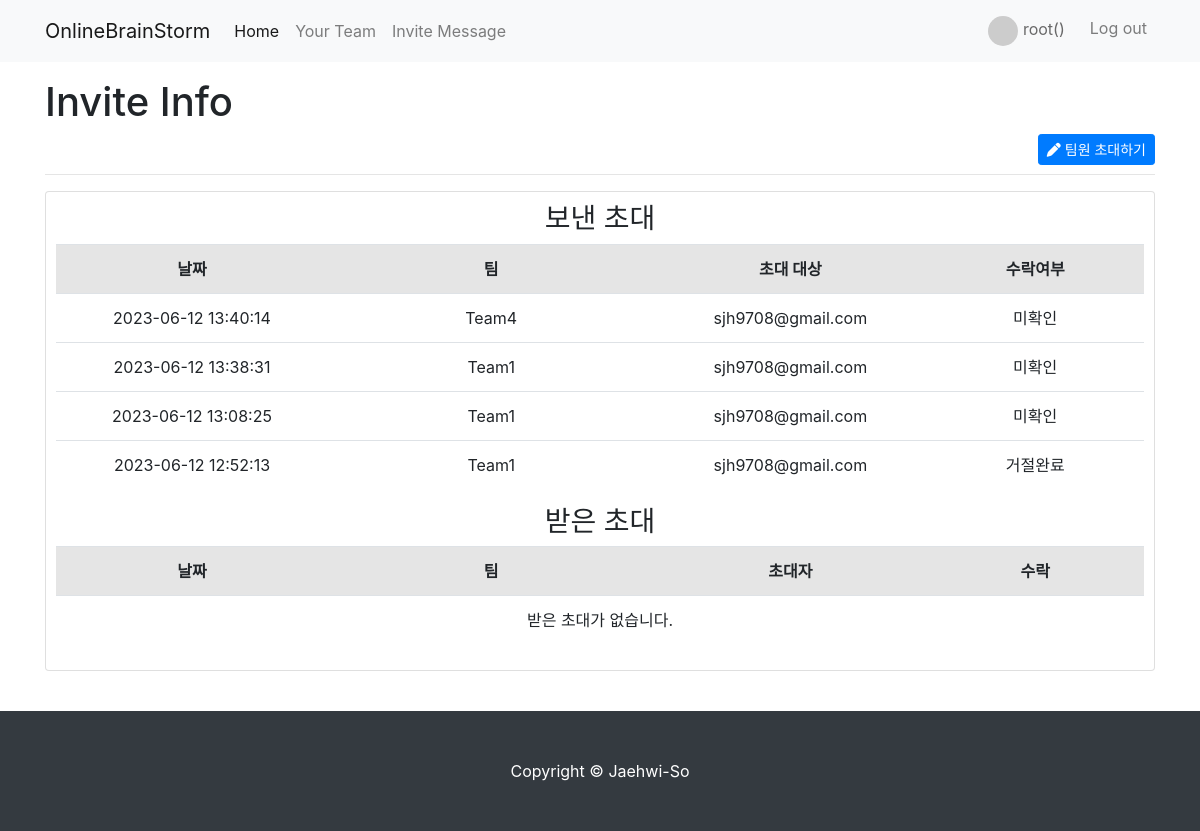
/main/invite/ (signed in), run on an earlier commit of the app's database.
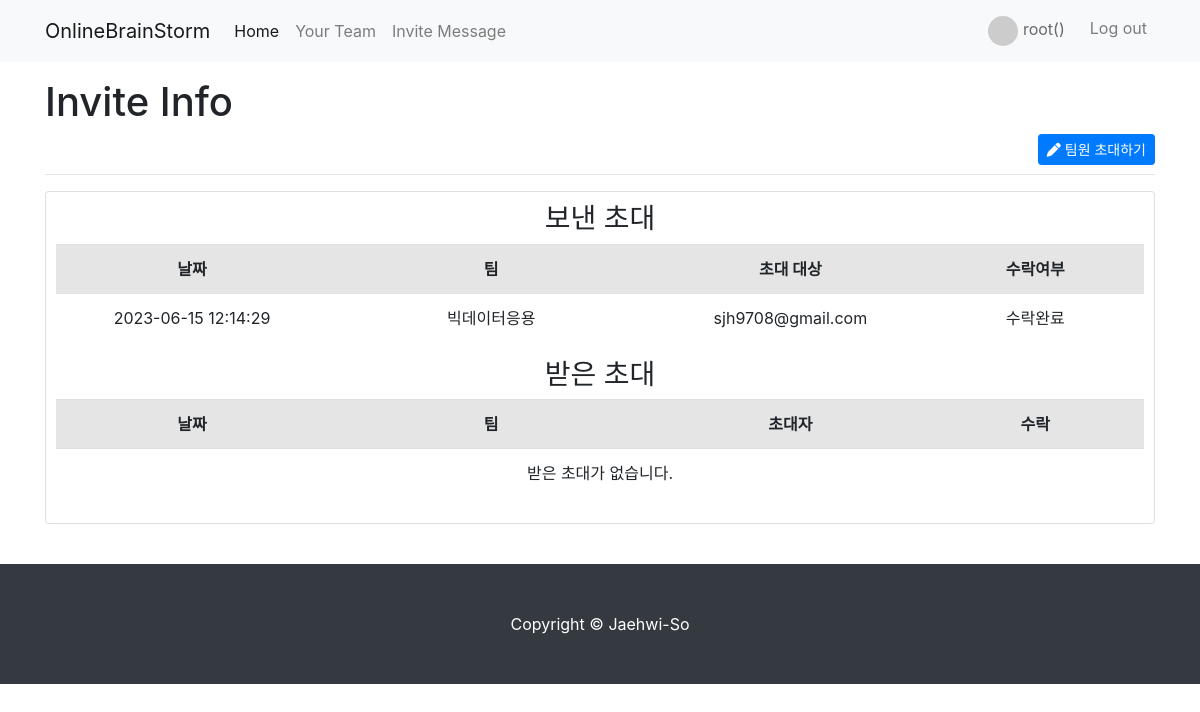
And on a later commit of the database.
### mainservice/models.py (models this page shows, shortened)
class Invite(models.Model):
    created_at = models.DateTimeField(auto_now_add=True)
    updated_at = models.DateTimeField(auto_now=True)
    from_user = models.ForeignKey(User, null=False, on_delete=models.CASCADE, related_name="invite_host_team")
    to_user = models.ForeignKey(User, null=False, on_delete=models.CASCADE, related_name="invite_guest_team")
    team = models.ForeignKey(Team, null=False, on_delete=models.CASCADE)
    is_accept = models.BooleanField(null=True)
    def inviting_info(self):
        if self.is_accept == True:
            accept = "수락완료"
        elif self.is_accept == False:
            accept = "거절완료"
        else:
            accept = "미확인"
        return accept
    def created_at_datetime(self):
        return self.created_at.strftime('%Y-%m-%d %H:%M:%S')

### brainservice/models.py (models this page shows, shortened)
class Team(models.Model):
    title = models.CharField(max_length=50, null=False)
    thumbnail = models.ImageField(upload_to='brainservice/images/%Y/%m/%d/', blank=True, null=True)
    disc = models.CharField(max_length=200, null=True, blank=True)
    created_at = models.DateTimeField(auto_now_add=True)
    updated_at = models.DateTimeField(auto_now=True)
    users = models.ManyToManyField(User, blank=True)   # null=True를 설정필요없음
    admin = models.ForeignKey(User, blank=False, null=False, on_delete=models.CASCADE, related_name='admin_teams')

### mainservice/views.py (the view)
# urls.py: path('invite/', views.InviteList.as_view()),
class InviteList(LoginRequiredMixin, TemplateView):
    template_name = 'main/invite.html'
    def get_context_data(self, **kwargs):
        context = super().get_context_data(**kwargs)
        user = self.request.user
        from_invite = user.invite_host_team.all().order_by('-created_at')
        to_invite = user.invite_guest_team.all().order_by('-created_at')
        context['from_invite'] = from_invite
        context['to_invite'] = to_invite
        return context

### templates/main/invite.html (shortened to what this page needs)
{% extends 'main/base.html' %}
{% block main_area %}
    <div class="container my-3">
        <div class="row">
            <div class="col-md-12 col-lg-12">
                <h1>Invite Info</h1>
                {% if user.is_authenticated %}
                    <a class="btn btn-primary btn-sm float-right" href="/main/create_invite/" role="botton">
                    <i class="fas fa-pen"></i> 팀원 초대하기</a>
                {% endif %}
                <br>
                <hr>
                <div class="card mb-4" style="text-align:center; margin:auto; padding:10px;">
                    <h3>보낸 초대</h3>
                    <table class="table">
                        <tr style="background-color:rgba(0,0,0,0.1)">
                            <th style="width:25%">날짜</th>
                            <th style="width:30%">팀</th>
                            <th style="width:25%">초대 대상</th>
                            <th style="width:20%">수락여부</th>
                        </tr>
                        {% for from_inv in from_invite %}
                            <tr>
                                <td>{{ from_inv.created_at_datetime }}</td>
                                <td>{{ from_inv.team.title }}</td>
                                <td>{{ from_inv.to_user.email }}</td>
                                <td>{{ from_inv.inviting_info }}</td>
                            </tr>
                        {% empty %}
                            <tr>
                                <td colspan="4">보낸 초대가 없습니다.</td>
                            </tr>
                        {% endfor %}
                    </table>
                    <h3>받은 초대</h3>
                    <table class="table">
                        <tr style="background-color:rgba(0,0,0,0.1)">
                            <th style="width:25%">날짜</th>
                            <th style="width:30%">팀</th>
                            <th style="width:25%">초대자</th>
                            <th style="width:20%" colspan="2">수락</th>
                        </tr>
                        {% for to_inv in to_invite %}
                            <tr>
                                <td>{{ to_inv.created_at_datetime }}</td>
                                <td>{{ to_inv.team.title }}</td>
                                <td>{{ to_inv.from_user.email }}</td>
                                {% if to_inv.inviting_info == '미확인' %}
                                    <td><b style="cursor:pointer" onclick="submit_invite({{ to_inv.id }}, true)">수락하기</b></td>
                                    <td><b style="cursor:pointer" onclick="submit_invite({{ to_inv.id }}, false)">거절하기</b></td>
                                {% else %}
                                    <td colspan="2">{{ to_inv.inviting_info }}</td>
                                {% endif %}
                            </tr>
                        {% empty %}
                            <tr>
                                <td colspan="4">받은 초대가 없습니다.</td>
                            </tr>
                        {% endfor %}
                    </table>
                </div>
            </div>
            </div>
        </div>
{% endblock %}

### templates/main/base.html (shortened to what this page needs)
<!DOCTYPE html>
<html>
{% load static %}
<head>
    <link rel="stylesheet" href="{% static 'common/bootstrap/bootstrap.min.css' %}" media="screen">
    <link rel="stylesheet" href="{% static 'css/style.css' %}" media="screen">
</head>
<body>
    {% include 'main/navbar.html' %}
    {% block main_area %}
    {% endblock %}
    {% include 'main/footer.html' %}
</body>
</html>

### templates/main/navbar.html (shortened to what this page needs)
{% load socialaccount %}
<nav class="navbar navbar-expand-lg navbar-light bg-light">
    <div class="container">
        <a class="navbar-brand" href="/main">OnlineBrainStorm</a>
        <div class="collapse navbar-collapse" id="navbarNavDropdown">
            <ul class="navbar-nav">
                <li class="nav-item active">
                    <a class="nav-link" href="/main">Home <span class="sr-only">(current)</span></a>
                </li>
                <li class="nav-item">
                    <a class="nav-link" href="/main/team">Your Team</a>
                </li>
                <li class="nav-item">
                    <a class="nav-link" href="/main/invite">Invite Message</a>
                </li>
            </ul>
            <ul class="navbar-nav ml-auto">
                <li class="nav-item">
                    {% if user.is_authenticated %}
                            {% if user.profile.thumbnail %}
                                <a class="nav-link" style="color:dimgrey;" href="/main/profile/modify/{{ user.profile.pk }}">
                                    <img class="rounded-circle" src="{{ user.profile.thumbnail.url }}" alt="" width="30px" height="30px" style="display:inline;">
                                    {{ user.username }}({{ user.email }})&nbsp;&nbsp;
                                </a>
                            {% else %}
                                <a class="nav-link" style="color:dimgrey;" href="/main/profile/insert">
                                    <img class="rounded-circle" src="http://placehold.it/50x50" alt="" width="30px" height="30px" style="display:inline;">
                                    {{ user.username }}({{ user.email }})&nbsp;&nbsp;
                                </a>
                            {% endif %}
                    {% endif %}
                </li>
                <li class="nav-item">
                    {% if user.is_authenticated %}
                        <a class="nav-link" href="/accounts/logout/">Log out</a>
                    {% else %}
                    <a class="nav-link" href="#" data-toggle="modal" data-target="#loginModal">Log In</a>
                    {% endif %}
                </li>
            </ul>
        </div>
    </div>
</nav>

### templates/main/footer.html
<footer class="py-5 bg-dark">
    <div class="container">
        <p class="m-0 text-center text-white">
            Copyright &copy; Jaehwi-So
        </p>
    </div>
</footer>

What changed in the data, as far as the page shows it:
removed Invite: created_at_datetime "2023-06-12 13:40:14", team "Team4", to_user.email "sjh9708@gmail.com", inviting_info "미확인"
removed Invite: created_at_datetime "2023-06-12 13:38:31", team "Team1", to_user.email "sjh9708@gmail.com", inviting_info "미확인"
removed Invite: created_at_datetime "2023-06-12 13:08:25", team "Team1", to_user.email "sjh9708@gmail.com", inviting_info "미확인"
removed Invite: created_at_datetime "2023-06-12 12:52:13", team "Team1", to_user.email "sjh9708@gmail.com", inviting_info "거절완료"
added Invite: created_at_datetime "2023-06-15 12:14:29", team "빅데이터응용", to_user.email "sjh9708@gmail.com", inviting_info "수락완료"
